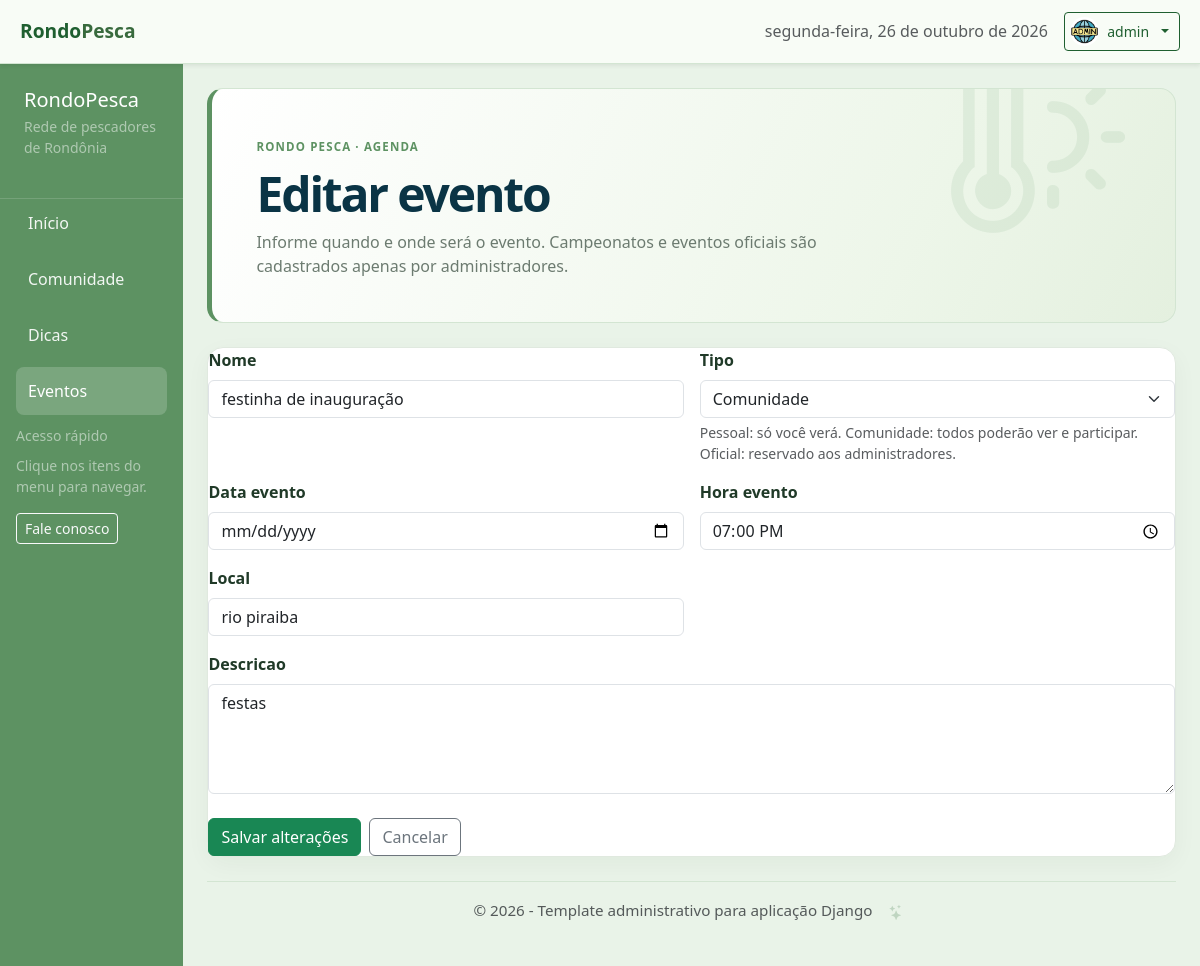
Page /comunidade/eventos/1/editar/ (signed in) on the committed database.
### usuarios/models.py (models this page shows, shortened)
class PerfilUsuario(models.Model):
    usuario = models.OneToOneField(
        settings.AUTH_USER_MODEL,
        on_delete=models.CASCADE,
        related_name='perfil_usuario',
    )
    foto = models.ImageField(upload_to='perfis/', blank=True, null=True)

### forum/models.py (models this page shows, shortened)
class EventoAgenda(models.Model):
    TIPO_PESSOAL = 'pessoal'
    TIPO_COMUNIDADE = 'comunidade'
    TIPO_OFICIAL = 'oficial'
    TIPOS_PUBLICOS = [TIPO_COMUNIDADE, TIPO_OFICIAL]
    TIPOS = [
        (TIPO_PESSOAL, 'Pessoal'),
        (TIPO_COMUNIDADE, 'Comunidade'),
        (TIPO_OFICIAL, 'Oficial'),
    ]
    nome = models.CharField(max_length=100)
    data_evento = models.DateField()
    hora_evento = models.TimeField(blank=True, null=True)
    local = models.CharField(max_length=150, blank=True)
    descricao = models.TextField(max_length=5000, blank=True)
    tipo = models.CharField(max_length=20, choices=TIPOS, default=TIPO_PESSOAL)
    organizador = models.ForeignKey(
        settings.AUTH_USER_MODEL,
        on_delete=models.CASCADE,
        related_name='eventos_agenda_criados',
    )
    participantes = models.ManyToManyField(
        settings.AUTH_USER_MODEL,
        blank=True,
        related_name='eventos_agenda_participando',
    )
    class Meta:
        verbose_name = 'Evento da agenda'
        verbose_name_plural = 'Eventos da agenda'
        ordering = ['data_evento', 'hora_evento', 'nome']

### forum/views.py (the view)
# urls.py: path('eventos/<int:evento_id>/editar/', views.editar_evento, name='editar_evento'),
@login_required(login_url='login')
def editar_evento(request, evento_id):
    evento = get_object_or_404(EventoAgenda, pk=evento_id, organizador=request.user)
    if request.method == 'POST':
        form = EventoAgendaForm(
            request.POST,
            instance=evento,
            usuario=request.user,
        )
        if form.is_valid():
            evento = form.save()
            if evento.tipo in EventoAgenda.TIPOS_PUBLICOS:
                evento.participantes.add(request.user)
            else:
                evento.participantes.clear()
            messages.success(request, 'Seu evento foi atualizado.')
            return redirect('eventos')
    elif request.method == 'GET':
        form = EventoAgendaForm(instance=evento, usuario=request.user)
    else:
        return HttpResponseNotAllowed(['GET', 'POST'])
    return render(request, 'eventos/formulario.html', {
        'form': form,
        'evento': evento,
        'titulo': 'Editar evento',
        'botao': 'Salvar alterações',
    })

### forum/templates/eventos/formulario.html (shortened to what this page needs)
{% extends "base.html" %}
{% block content %}
<section class="community-page">
    <header class="community-hero mb-4">
        <span class="community-kicker">RONDO PESCA · AGENDA</span>
        <h1 class="mt-2 mb-2">{{ titulo }}</h1>
        <p class="mb-0">Informe quando e onde será o evento. Campeonatos e eventos oficiais são cadastrados apenas por administradores.</p>
    </header>
    <div class="community-card">
        <form method="post" novalidate>
            <div class="row g-3">
                {% for field in form %}
                <div class="{% if field.name == 'descricao' %}col-12{% else %}col-12 col-md-6{% endif %}">
                    <label class="form-label fw-semibold" for="{{ field.id_for_label }}">{{ field.label }}</label>
                    {{ field }}
                    {% if field.name == 'tipo' %}
                    <div class="form-text">Pessoal: só você verá. Comunidade: todos poderão ver e participar. Oficial: reservado aos administradores.</div>
                    {% endif %}
                </div>
                {% endfor %}
            </div>
            <div class="d-flex flex-wrap gap-2 mt-4">
                <button class="btn btn-success" type="submit">{{ botao }}</button>
                <a class="btn btn-outline-secondary" href="{% url 'eventos' %}">Cancelar</a>
            </div>
        </form>
    </div>
</section>
{% endblock %}

### templates/base.html (shortened to what this page needs)
{% load static %}
<!DOCTYPE html>
<html lang="pt-br">
<head>
    <link href="https://cdn.jsdelivr.net/npm/bootstrap@5.3.8/dist/css/bootstrap.min.css" rel="stylesheet"
>
    <link rel="stylesheet" href="https://cdn.jsdelivr.net/npm/bootstrap-icons@1.11.3/font/bootstrap-icons.min.css">
    <link rel="stylesheet" href="{% static 'css/base/base.css' %}?v=20261019-profile-menu">
</head>
<body>
    <div class="admin-layout">
        <header class="admin-header shadow-sm">
            <div class="header-left d-flex align-items-center gap-3">
                <a class="brand text-decoration-none" href="{% url 'home' %}">Rondo<span>Pesca</span></a>
            </div>
            <div class="header-right d-flex align-items-center gap-3">
                <div class="d-none d-md-block text-muted" id="currentDate"></div>
                {% if request.user.is_authenticated %}
                <div class="dropdown">
                    <button class="header-profile-toggle btn btn-outline-success btn-sm dropdown-toggle" type="button"
                        data-bs-toggle="dropdown" aria-expanded="false" aria-label="Menu de {{ request.user.get_full_name|default:request.user.username }}">
                        {% if request.user.perfil_usuario.foto %}
                            <img class="header-profile-avatar" src="{{ request.user.perfil_usuario.foto.url }}" alt="">
                        {% else %}
                            <i class="bi bi-person-circle header-profile-avatar-placeholder" aria-hidden="true"></i>
                        {% endif %}
                        <span>{{ request.user.get_full_name|default:request.user.username }}</span>
                    </button>
                </div>
                {% else %}
                <a class="btn btn-outline-success btn-sm" href="{% url 'login' %}">Entrar</a>
                {% endif %}
            </div>
        </header>
        <div class="admin-body d-flex">
            {% if request.user.is_authenticated %}
            <nav id="sidebarMenu" class="collapse d-lg-block sidebar bg-soft-green text-white">
                <div class="sidebar-header p-4">
                    <h5 class="mb-1">RondoPesca</h5>
                    <p class="small text-white-50">Rede de pescadores de Rondônia</p>
                </div>
                <ul class="nav flex-column px-3">
                    <li class="nav-item mb-2"><a href="{% url 'inicio' %}" class="nav-link {% if request.resolver_match.url_name == 'inicio' %}active{% endif %}">Início</a></li>
                    <li class="nav-item mb-2"><a href="{% url 'comunidade' %}" class="nav-link {% if request.resolver_match.url_name == 'comunidade' %}active{% endif %}">Comunidade</a></li>
                    <li class="nav-item mb-2"><a href="{% url 'dicas' %}" class="nav-link {% if request.resolver_match.url_name == 'dicas' %}active{% endif %}">Dicas</a></li>
                    <li class="nav-item mb-2"><a href="{% url 'eventos' %}" class="nav-link {% if request.resolver_match.url_name == 'eventos' or request.resolver_match.url_name == 'criar_evento' or request.resolver_match.url_name == 'editar_evento' %}active{% endif %}">Eventos</a></li>
                </ul>
                <div class="sidebar-footer px-3 mt-auto pb-4">
                    <small class="text-white-50">Acesso rápido</small>
                    <p class="small mt-2 text-white-50 mb-0">Clique nos itens do menu para navegar.</p>
                    <a href="{% url 'contato' %}" class="btn btn-outline-light btn-sm mt-3">Fale conosco</a>
                </div>
            </nav>
            {% endif %}
            <main class="content flex-fill p-4">
                {% block content %}{% endblock %}
                <footer class="admin-footer text-center mt-4 py-3 text-muted">
                    © 2026 - Template administrativo para aplicação Django
                    <a class="secret-surprise-button" href="{% url 'surpresa' %}"
                        aria-label="Abrir surpresa" title="Surpresa">
                        <i class="bi bi-stars" aria-hidden="true"></i>
                    </a>
                </footer>
            </main>
        </div>
    </div>
</body>
</html>

### static/css/base/base.css (style rules this page uses)
* { box-sizing: border-box; }
body { margin: 0; font-family: "Segoe UI", Tahoma, Geneva, Verdana, sans-serif; background: #e9f3e8; color: #203a28; }
.admin-layout { min-height: 100vh; display: flex; flex-direction: column; }
.admin-header { position: sticky; top: 0; z-index: 1000; background: #f8fcf6; border-bottom: 1px solid #d3e5d2; padding: 0.75rem 1.25rem; display: flex; justify-content: space-between; align-items: center; gap: 1rem; }
.admin-header .brand { font-weight: 700; font-size: 1.2rem; color: #1f5f30; }
.admin-header .brand span { color: #386a3d; }
.header-profile-toggle { display: inline-flex; align-items: center; gap: 0.5rem; max-width: min(18rem, 55vw); padding: 0.25rem 0.65rem 0.25rem 0.35rem; }
.header-profile-toggle span { overflow: hidden; text-overflow: ellipsis; white-space: nowrap; }
.header-profile-avatar, .header-profile-avatar-placeholder { flex: 0 0 1.8rem; width: 1.8rem; height: 1.8rem; border-radius: 50%; }
.header-profile-avatar { object-fit: cover; }
.sidebar { width: 250px; min-height: calc(100vh - 68px); display: flex; flex-direction: column; overflow: hidden; background: #2f6d3a; }
.bg-soft-green { background: #5d9262 !important; }
.sidebar-header { border-bottom: 1px solid rgba(255, 255, 255, 0.15); }
.sidebar .nav-link { color: rgba(255, 255, 255, 0.92); padding: 0.75rem 0.75rem; border-radius: 0.5rem; }
.sidebar .nav-link:hover, .sidebar .nav-link.active { background: rgba(255, 255, 255, 0.18); color: #ffffff; text-decoration: none; }
.sidebar-footer { margin-top: auto; }
.admin-body { flex: 1; }
.content { min-height: calc(100vh - 68px); }
.admin-footer { border-top: 1px solid #d3e5d2; font-size: 0.95rem; }
.secret-surprise-button { display: inline-flex; align-items: center; justify-content: center; width: 1.75rem; height: 1.75rem; margin-left: 0.35rem; border-radius: 50%; color: #2f6d3a; opacity: 0.22; text-decoration: none; vertical-align: middle; transition: opacity 0.2s ease, background-color 0.2s ease; }
.btn-outline-success { color: #1f5f30; border-color: #1f5f30; }
.community-page { --community-green: #5d9262; --community-deep: #0a3445; --community-ink: #203a28; --community-muted: #6c7b70; max-width: 1320px; margin: 0 auto; color: var(--community-ink); }
.community-hero { position: relative; overflow: hidden; border: 1px solid #d3e5d2; border-left: 5px solid var(--community-green); border-radius: 1rem; background: linear-gradient(115deg, #fff 0%, #edf6e9 72%, #e4f0df 100%); padding: clamp(1.5rem, 4vw, 2.75rem); }
.community-hero::after { position: absolute; top: -3rem; right: 2rem; color: rgba(93, 146, 98, 0.1); content: "\F5D1"; font-family: bootstrap-icons; font-size: 12rem; line-height: 1; pointer-events: none; }
.community-kicker { color: var(--community-green); font-size: 0.72rem; font-weight: 800; letter-spacing: 0.1em; }
.community-hero h1 { position: relative; z-index: 1; color: var(--community-deep); font-size: clamp(2rem, 4vw, 3rem); font-weight: 800; letter-spacing: -0.045em; }
.community-hero p { position: relative; z-index: 1; max-width: 650px; color: var(--community-muted); }
.community-card { border: 1px solid #e0e9df; border-radius: 1rem; background: #fff; box-shadow: 0 0.45rem 1.5rem rgba(20, 45, 30, 0.045); }

### rows in the picture
EventoAgenda: form "festinha de inauguração" "Comunidade" "19:00:00" "rio piraiba" "festas"

### other values in the picture
{{ request.user.get_full_name|default:request.user.username }} "admin"
{{ titulo }} "Editar evento"
{{ field.label }} "Nome" "Tipo" "Data evento" "Hora evento" "Local" "Descricao"
{{ botao }} "Salvar alterações"
